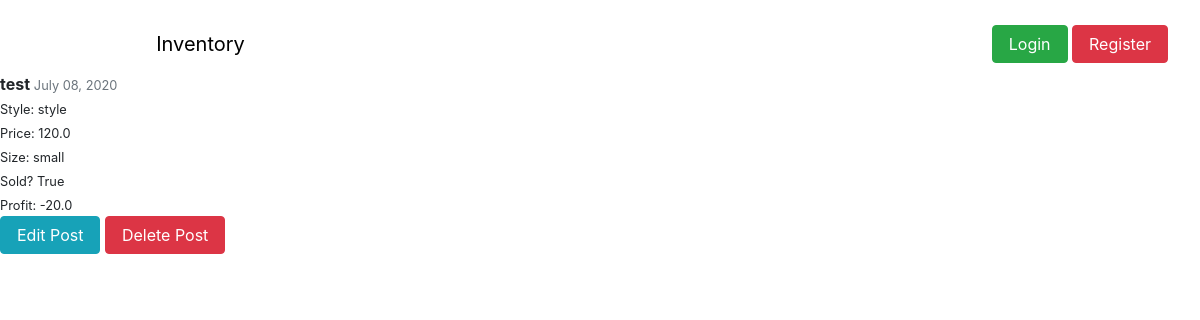
Screenshot of /item/1/ with the database file from the repository.
### inventory/models.py (models this page shows, shortened)
class Item(models.Model):
	product = models.CharField(max_length = 50, default = '')
	style = models.CharField(max_length = 15, default = '')
	price = models.FloatField(default = '')
	size = models.CharField(max_length = 10, default = '')
	date_purchased = models.DateTimeField(default=timezone.now)
	date_sold = models.DateTimeField(default=timezone.now)
	sold = models.BooleanField(default=False)
	price_sold = models.FloatField(default=0)
	account = models.ForeignKey(User,on_delete=models.CASCADE)

### inventory/views.py (the view, shortened to what this page needs)
# urls.py: path('item/<int:pk>/', inventory_views.ItemDetailView.as_view(), name = 'item-detail'),
class ItemDetailView(DetailView):
	model = Item

### inventory/templatetags/tracker.py (called while the page is built)
@register.simple_tag
def profit(item):
	if (item.sold):
		profit = item.price_sold - item.price
		return profit

### inventory/templates/inventory/item_detail.html
{% extends "inventory/base.html" %}
{% load tracker %}
{% block content %}
	<div class = "mx-auto">
		<div style = "width:20%">
			<strong> {{ object.product }} </strong>
			<small class = "text-muted"> {{ object.date_purchased|date:"F d, Y"}}</small>
			<div class>
				<small> Style: {{ object.style }} <br> </small>
				<small> Price: {{ object.price }} <br> </small>
				<small> Size: {{ object.size }} <br> </small>
				<small> Sold? {{ object.sold }} <br> </small>
				<small> Profit: {% profit object %} </small>
			</div>
			<div>
	            <a class = "btn btn-info px-3" href = "{% url 'item-update' object.id %}" style="color: white">Edit Post</a>
	            <a class = "btn btn-danger px-3" href = "{% url 'item-delete' object.id %}" style="color: white">Delete Post</a>
        	</div>
		</div>
	</div>
{% endblock content %}

### rows the page displays
Item: product "test", date_purchased "July 08, 2020", style "style", price "120.0", size "small", sold "True", sold+price_sold+price "-20.0"
